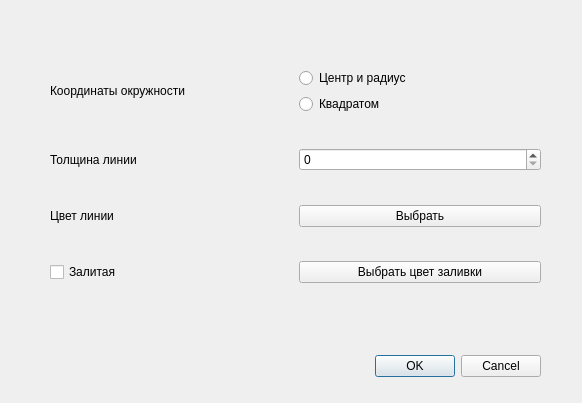
<?xml version="1.0" encoding="UTF-8"?>
<ui version="4.0">
 <class>Circle</class>
 <widget class="QDialog" name="Circle">
  <property name="geometry">
   <rect>
    <x>0</x>
    <y>0</y>
    <width>582</width>
    <height>403</height>
   </rect>
  </property>
  <property name="windowTitle">
   <string>Dialog</string>
  </property>
  <widget class="QDialogButtonBox" name="buttonBox">
   <property name="geometry">
    <rect>
     <x>200</x>
     <y>350</y>
     <width>341</width>
     <height>32</height>
    </rect>
   </property>
   <property name="orientation">
    <enum>Qt::Horizontal</enum>
   </property>
   <property name="standardButtons">
    <set>QDialogButtonBox::Cancel|QDialogButtonBox::Ok</set>
   </property>
  </widget>
  <widget class="QWidget" name="layoutWidget">
   <property name="geometry">
    <rect>
     <x>50</x>
     <y>40</y>
     <width>491</width>
     <height>271</height>
    </rect>
   </property>
   <layout class="QVBoxLayout" name="verticalLayout_2">
    <item>
     <layout class="QHBoxLayout" name="horizontalLayout">
      <item>
       <widget class="QLabel" name="label_4">
        <property name="text">
         <string>Координаты окружности</string>
        </property>
       </widget>
      </item>
      <item>
       <layout class="QVBoxLayout" name="verticalLayout">
        <item>
         <widget class="QRadioButton" name="radioButton">
          <property name="text">
           <string>Центр и радиус</string>
          </property>
         </widget>
        </item>
        <item>
         <widget class="QRadioButton" name="radioButton_2">
          <property name="text">
           <string>Квадратом</string>
          </property>
         </widget>
        </item>
       </layout>
      </item>
     </layout>
    </item>
    <item>
     <layout class="QHBoxLayout" name="horizontalLayout_2">
      <item>
       <widget class="QLabel" name="label_3">
        <property name="text">
         <string>Толщина линии</string>
        </property>
       </widget>
      </item>
      <item>
       <widget class="QSpinBox" name="spinBox"/>
      </item>
     </layout>
    </item>
    <item>
     <layout class="QHBoxLayout" name="horizontalLayout_3">
      <item>
       <widget class="QLabel" name="label_2">
        <property name="text">
         <string>Цвет линии</string>
        </property>
       </widget>
      </item>
      <item>
       <widget class="QPushButton" name="pushButton">
        <property name="text">
         <string>Выбрать</string>
        </property>
       </widget>
      </item>
     </layout>
    </item>
    <item>
     <layout class="QHBoxLayout" name="horizontalLayout_4">
      <item>
       <widget class="QCheckBox" name="checkBox">
        <property name="text">
         <string>Залитая</string>
        </property>
       </widget>
      </item>
      <item>
       <widget class="QPushButton" name="pushButton_2">
        <property name="text">
         <string>Выбрать цвет заливки</string>
        </property>
       </widget>
      </item>
     </layout>
    </item>
   </layout>
  </widget>
 </widget>
 <resources/>
 <connections>
  <connection>
   <sender>buttonBox</sender>
   <signal>accepted()</signal>
   <receiver>Circle</receiver>
   <slot>accept()</slot>
   <hints>
    <hint type="sourcelabel">
     <x>248</x>
     <y>254</y>
    </hint>
    <hint type="destinationlabel">
     <x>157</x>
     <y>274</y>
    </hint>
   </hints>
  </connection>
  <connection>
   <sender>buttonBox</sender>
   <signal>rejected()</signal>
   <receiver>Circle</receiver>
   <slot>reject()</slot>
   <hints>
    <hint type="sourcelabel">
     <x>316</x>
     <y>260</y>
    </hint>
    <hint type="destinationlabel">
     <x>286</x>
     <y>274</y>
    </hint>
   </hints>
  </connection>
 </connections>
</ui>
